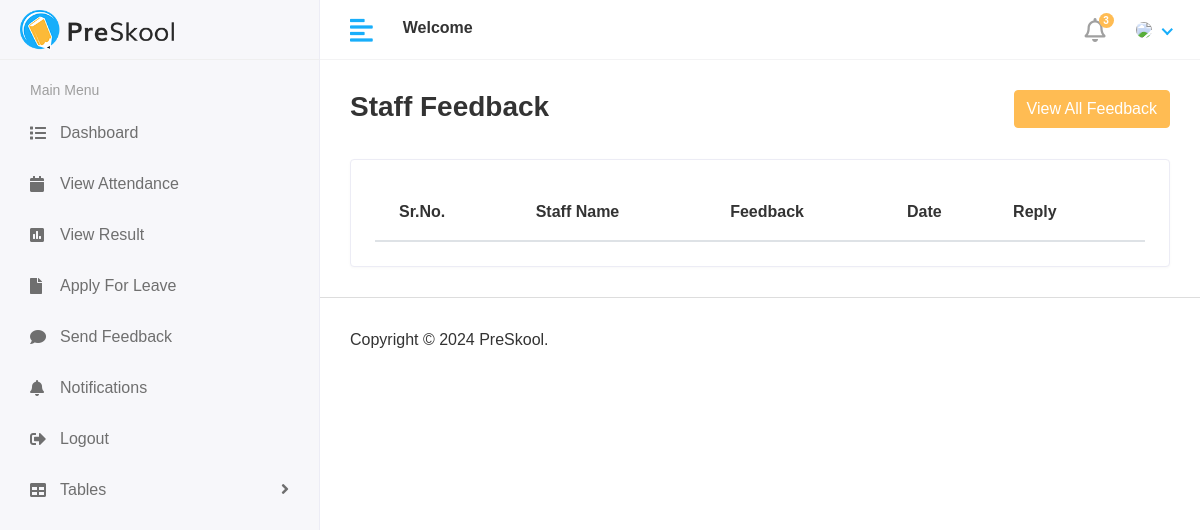
/hod/staff-feedbacks/, run on an earlier commit of the app's database.
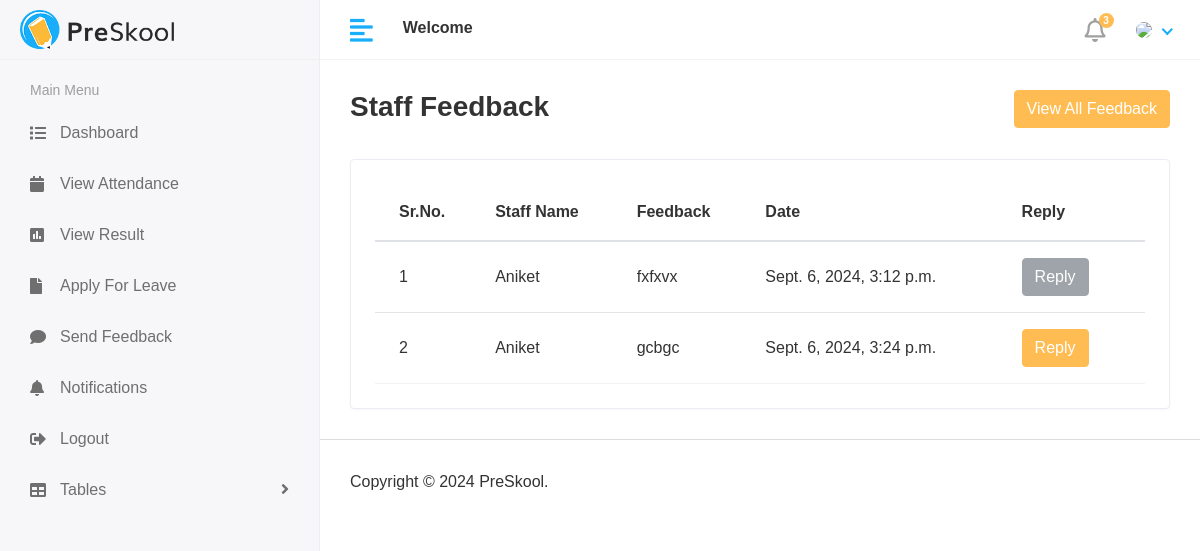
And on a later commit of the database.
### hod/models.py (models this page shows, shortened)
class StaffFeedback(models.Model):
    staff = models.ForeignKey(Staff, on_delete=models.CASCADE)
    feedback = models.TextField()
    feedback_reply = models.TextField()
    created_at = models.DateTimeField(auto_now_add=True)
    updated_at = models.DateTimeField(auto_now_add=True)

### staff/models.py (models this page shows, shortened)
class Staff(models.Model):
    admin = models.OneToOneField(CustomUser, on_delete=models.CASCADE)
    gender = models.CharField(max_length=100)
    address = models.TextField()
    contact_no = models.CharField(max_length=20, null=True, blank=True)
    created_at = models.DateTimeField(auto_now_add=True)
    updated_at = models.DateTimeField(auto_now_add=True)

### app/models.py (models this page shows)
class CustomUser(AbstractUser):
    USER = (
        (1, "HOD"),
        (2, "STAFF"),
        (3, "STUDENT")
    )
    user_type = models.CharField(max_length=50, choices=USER, default=1)
    profile_pic = models.ImageField(upload_to="media/profile_pic")

### hod/views.py (the view)
# urls.py: path("staff-feedbacks/", views.staff_feedback, name="staff_feedbacks"),
def staff_feedback(request):
    feedback = StaffFeedback.objects.all()
    staff = Staff.objects.all()
    context = {"feedbacks":feedback, "staffs":staff}
    return render(request, "hod/ViewFeedbacks.html", context)

### templates/hod/viewFeedbacks.html (shortened to what this page needs)
{% extends 'base.html' %}
{% load static %}
{% block content %}
      <div class="content container-fluid">
             <div class="page-header">
                <div class="row align-items-center">
                   <div class="col">
                      <h3 class="page-title">Staff Feedback</h3>
                   </div>
                   <div class="col-auto text-right float-right ml-auto">
                    <button type="button" class="btn btn-primary" data-toggle="modal" data-target="#allfeedbacks">
                      View All Feedback
                    </button>
                   </div>
                </div>
             </div>
             <div class="row">
               <div class="col-sm-12">
                  <div class="card card-table">
                     <div class="card-body">
                        <div class="table-responsive">
                           <table id="table_id" class="table table-hover table-center mb-0 ">
                              <thead>
                                 <tr>
                                    <th>Sr.No.</th>
                                    <th>Staff Name</th>
                                    <th>Feedback</th>
                                    <th>Date</th>
                                    <th>Reply</th>
                                 </tr>
                              </thead>
                              <tbody>
                              {% for f in feedbacks %}
                                 <tr>
                                    <td>{{forloop.counter}}</td>
                                    <td>{{f.staff.admin.first_name}} {{l.staff.admin.last_name}}</td>
                                    <td>{{f.feedback}}</td>
                                     <td>{{f.created_at}}</td>
                                    <td>
                                       <div class="actions">
                                           {% if f.feedback_reply == "" %}
                                            <button type="button" class="btn btn-primary" data-toggle="modal" data-target="#feedbackReply-{{forloop.counter}}">
                                              Reply
                                            </button>
                                           {% else %}
                                         <button type="button" class="btn btn-secondary" disabled="disabled">Reply</button>
                                         {% endif %}
                                       </div>
                                    </td>
                                 </tr>
                              {% endfor %}
                              </tbody>
                           </table>
                        </div>
                     </div>
                  </div>
               </div>
             </div>
      </div>
{% endblock %}

What changed in the data, as far as the page shows it:
added StaffFeedback: staff.admin.first_name "Aniket", feedback "fxfxvx", created_at "Sept. 6, 2024, 3:12 p.m.", feedback_reply "Reply"
added StaffFeedback: staff.admin.first_name "Aniket", feedback "gcbgc", created_at "Sept. 6, 2024, 3:24 p.m."
